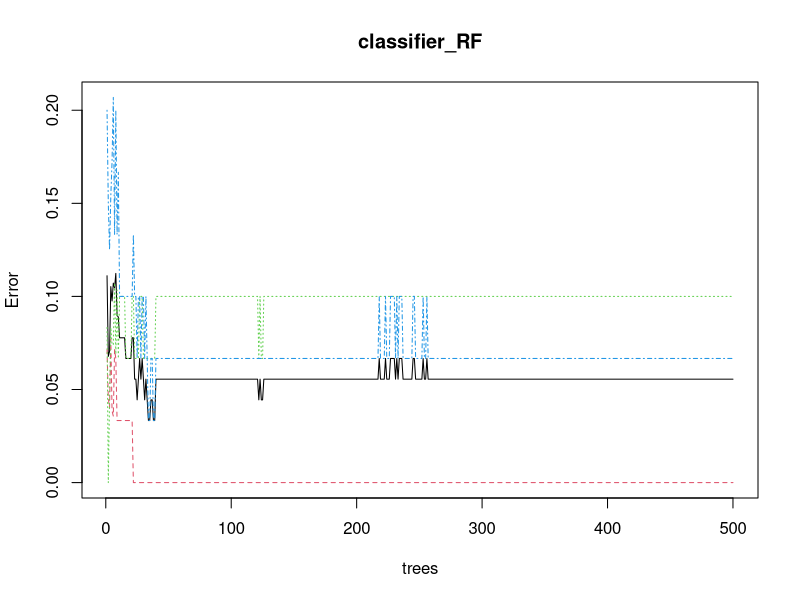
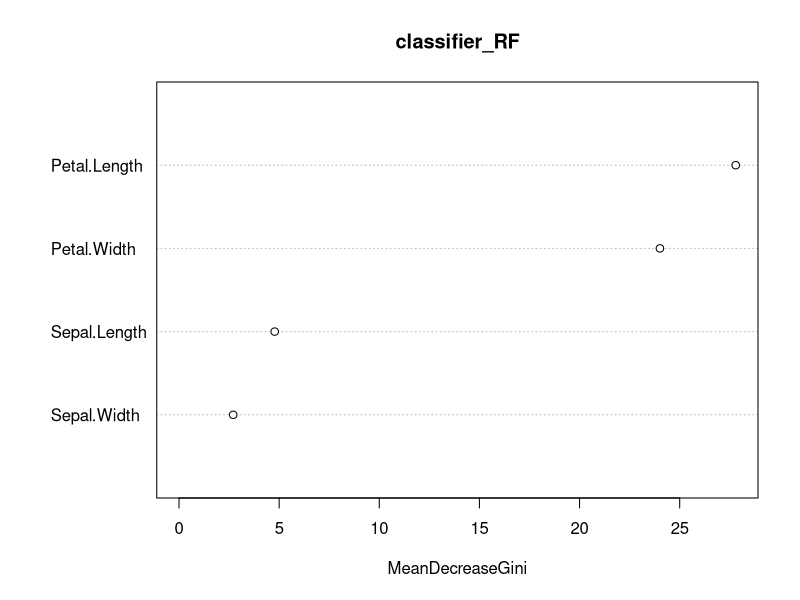

Here is the R script that generated these plots, in order:
data(iris)

# Structure 
str(iris)

# Loading package
library(caTools)
library(randomForest)

# Splitting data in train and test data
split <- sample.split(iris, SplitRatio = 0.7)
split

train <- subset(iris, split == "TRUE")
test <- subset(iris, split == "FALSE")

# Fitting Random Forest to the train dataset
set.seed(120) # Setting seed
classifier_RF = randomForest(x = train[-5],
                             y = train$Species,
                             ntree = 500)

classifier_RF

# Predicting the Test set results
y_pred = predict(classifier_RF, newdata = test[-5])

# Confusion Matrix
confusion_mtx = table(test[, 5], y_pred)
confusion_mtx

# Plotting model
plot(classifier_RF)

# Importance plot
importance(classifier_RF)

# Variable importance plot
varImpPlot(classifier_RF)
